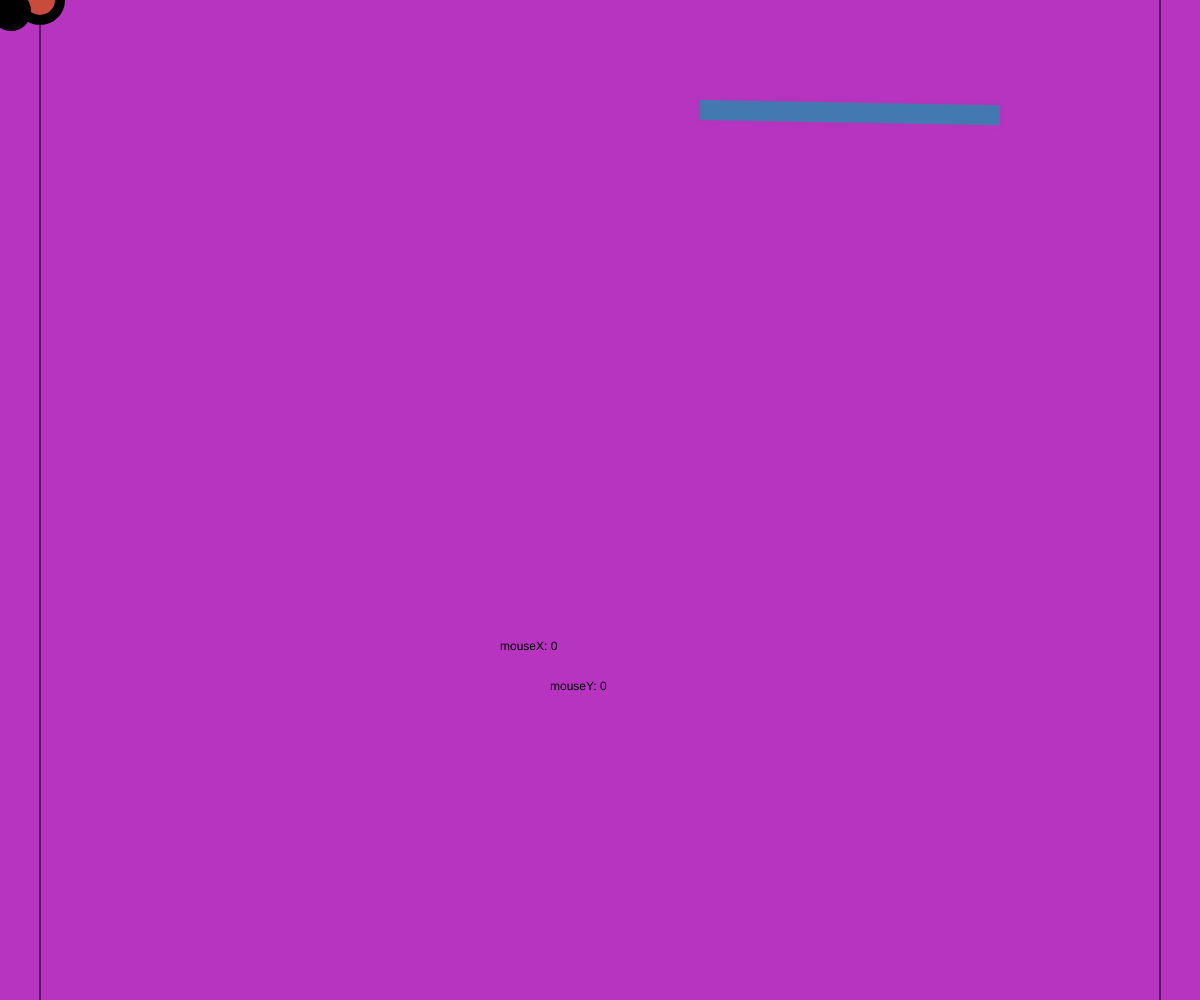
Frame 1 (no input)
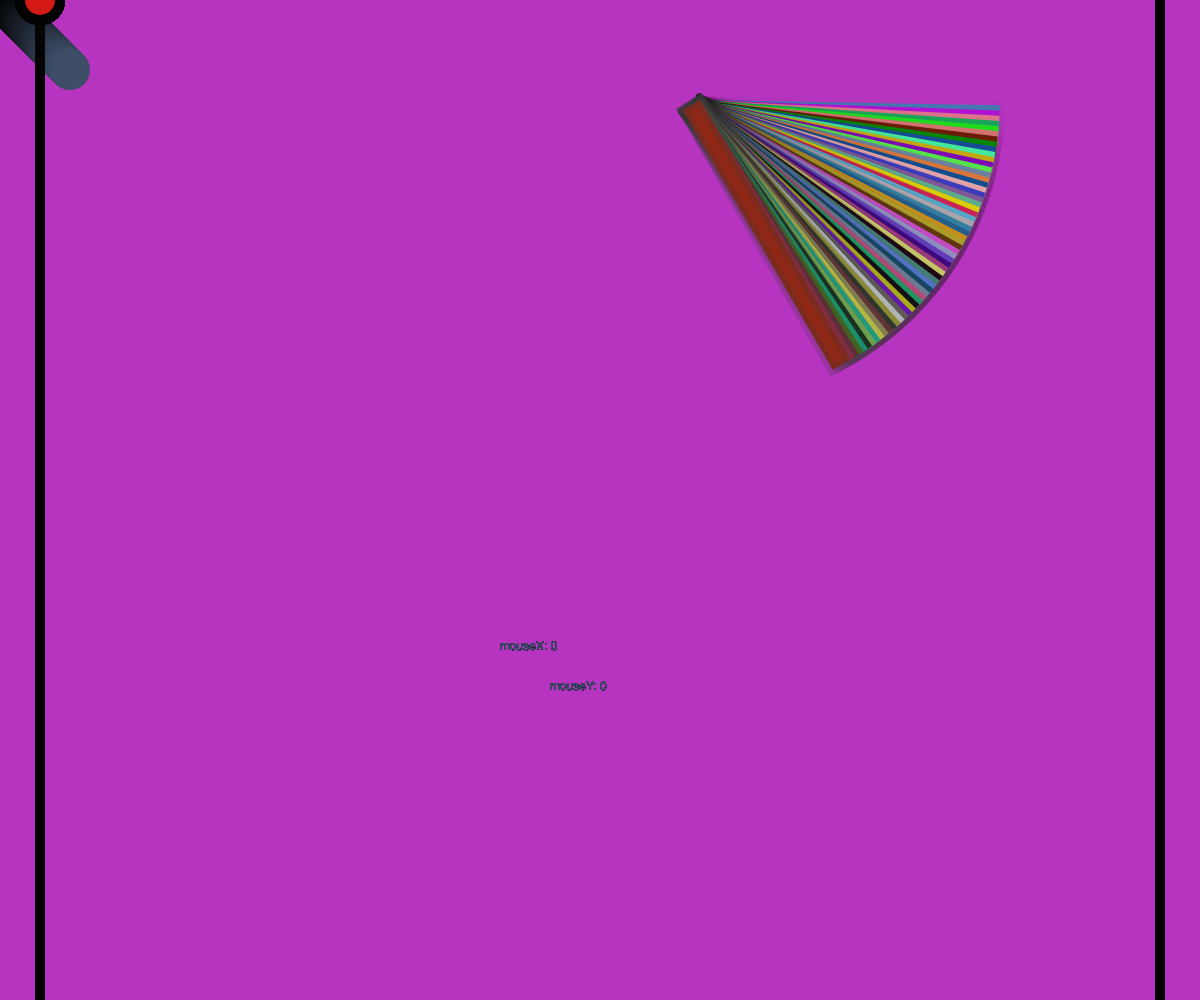
Frame 60 (no input)
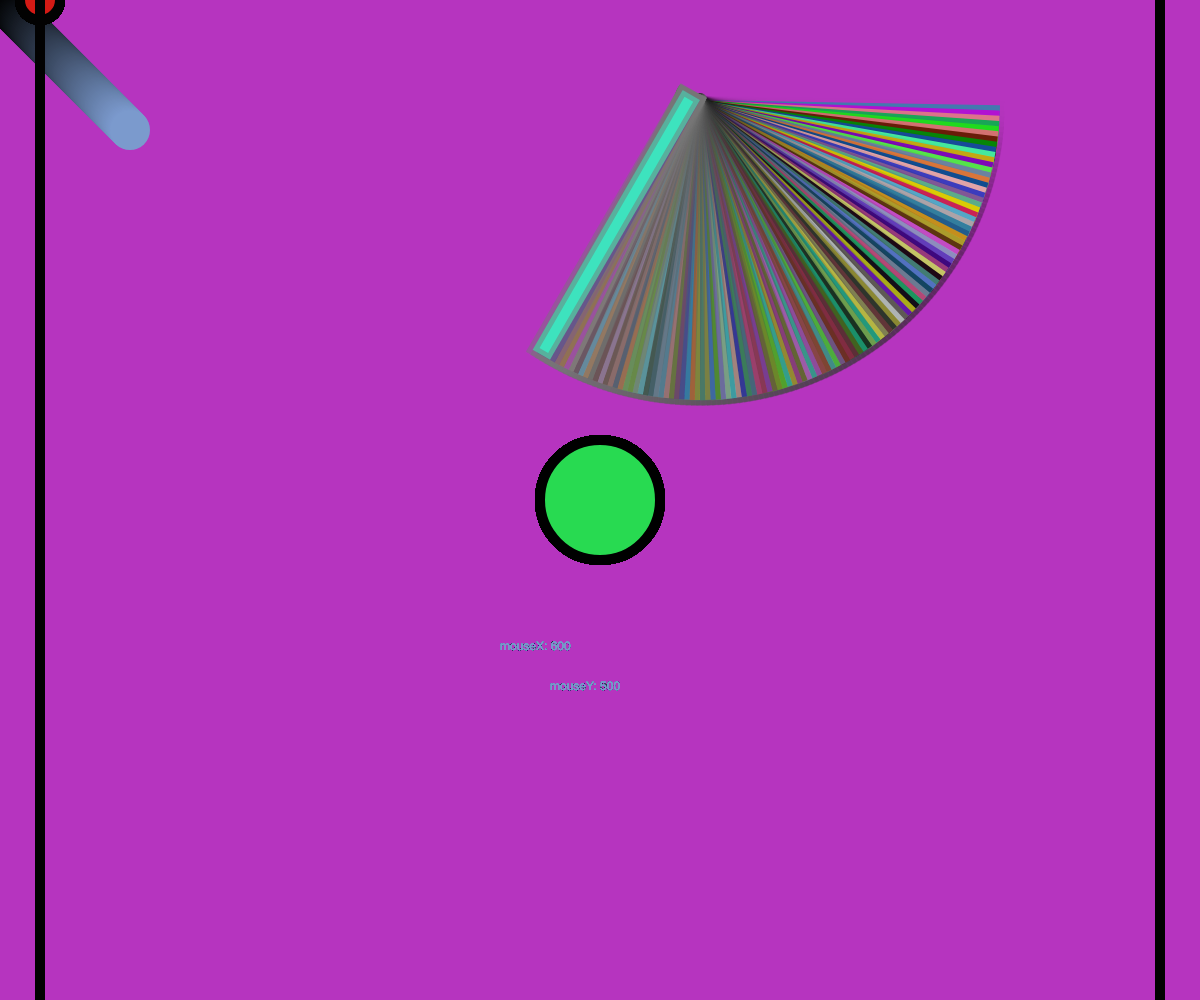
Frame 120 (the mouse pressed at the canvas centre since frame 60)

The p5.js sketch that drew these frames (run headless with seeded random() and noise() and a simulated clock; from frame 60 on, the mouse is pressed at the canvas centre):

// p5.js sketch
// ── sketch.js
//Alexis Framness
//Define varables

var pos_x;
var pos_y;

let myVar;
let myVar2;

myVar = 500;
myVar2 = 550;

var circle_min = 40;
var circle_max = 200;

let ball = {};
ball.width = 40;
ball.x = 10;
ball.y = 10;
ball.delta_x = 1;
ball.delta_y = 1;
ball.scale_x = 1;
ball.scale_y = 1;

let fillChangeR = 1;
let fillChangeB = 1;
let fillChangeG = 1;
let fillMapR = 1;
let fillMapB = 1;
let fillMapG = 1;
let xR = 0;
let yR = 255;
let xB = 0;
let yB = 255;
let xG = 0;
let yG = 255;

//setup canvas
function setup(){

createCanvas(windowWidth, windowHeight);
//random generator for background.
let red = floor( random(256) );
let green = floor( random(256) );
let blue = floor( random(256) );
background( red, green, blue );
frameRate(20);

}

//drawing Algorithmic Sketch
function draw(){
//remove Cursor
noCursor();

text("mouseX: " + floor(mouseX), myVar, 650 );
text("mouseY: " + floor(mouseY), myVar2, 690 );

var color = floor( random(256 % 7) );
var circle_size = map(mouseX, 0, width, circle_min, circle_max)

//set colors for circle filling
var cirRed = floor( random(250));
var cirBlue = floor( random (256));
var cirGreen = floor( random(246));

//Constrain function
var leftWall = 40;
var rightWall = width - 40;
var xc = constrain(mouseX, leftWall, rightWall);
//walls locations
stroke(random (4));
line(leftWall, 0, leftWall, height);
line(rightWall, 0, rightWall, height);


//circle 1
fill(cirRed,cirBlue,cirGreen);
stroke(color,color,color);
strokeWeight(10);
ellipse( xc, mouseY, circle_size);

//spinner
fill(random(255), random(255), random(255));
stroke(fillChangeR,fillChangeG)
push();
translate(700, 100);
rotate(radians(frameCount));
rect(0, 0, 300, 20);
pop();


// create ball 1
ball.x += ball.delta_x * ball.scale_x;
ball.y += ball.delta_y * ball.scale_y;


if (ball.x >= width || ball.x <= 0) {
    ball.delta_x = -1 * ball.delta_x;
}

if (ball.y >= height || ball.y <= 0) {
    ball.delta_y = -1 * ball.delta_y;
}

fillChangeR = frameCount % 250;
fillChangeB = frameCount % 200;
fillChangeG = frameCount % 150;
fillMapR = map(fillChangeR, 0, 249, xR, yR);
fillMapB = map(fillChangeB, 0, 199, xB, yB);
fillMapG = map(fillChangeG, 0, 149, xG, yG);

fill(fillMapR, fillMapB, fillMapG);
noStroke();
ellipse(ball.x, ball.y, ball.width, ball.width);

if(fillMapR > 254){
    xR = 255
    yR = 0
}
else if(fillMapR < 1){
    xR = 0
    yR = 255
}

if(fillMapB > 254){
    xB = 255
    yB = 0
}
else if(fillMapB < 1){
        xB = 0
        yB = 255
}

if(fillMapG > 254){
    xG = 255
    yG = 0
}
else if(fillMapG < 1){
        xG = 0
        yG = 255
}

}
